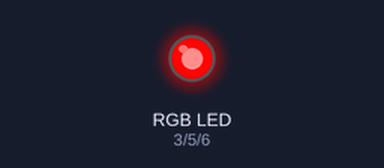
The sketch below on a simulated Arduino Uno, built with avr-gcc and run on an emulated ATmega328P. On the bench: an RGB LED mixed from three pins (HIGH = lit). Dim RGB values are drawn brighter than linear.

Above: at 0.05 s.
At 0.95 s:
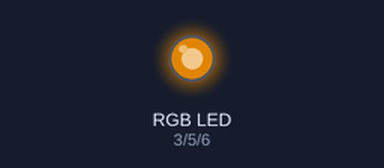
At 1.8 s:
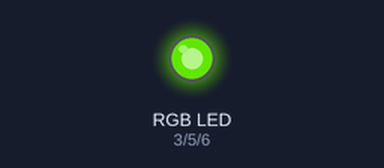
At 3.6 s:
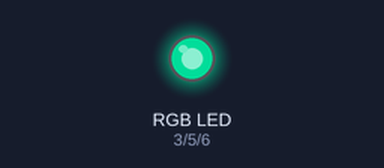
At 5.35 s:
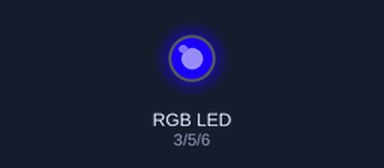
At 7.15 s:
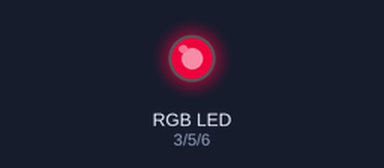
Timing chart, 0 to 10.0 s (numbered marks = the images above):
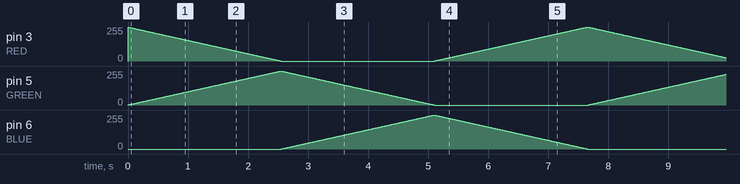

The sketch:

rgb_fader.ino
```cpp
/*
    RGB LED Fader

    Fades an RGB LED between red, green, and blue
*/


// Define LED Pins
#define BLUE 6
#define GREEN 5
#define RED 3

#define DELAY_TIME 10

void setup () {
    pinMode(RED, OUTPUT);
    pinMode(GREEN, OUTPUT);
    pinMode(BLUE, OUTPUT);

    one_full(RED, GREEN, BLUE);
}

void loop () {
    fade_between(RED, GREEN);
    fade_between(GREEN, BLUE);
    fade_between(BLUE, RED);
}

// Fade out_val from full to off while bringing in_val to full from off
// - out_pin : pin number for led to fade out
// - in_pin : pin number for led to fade in
void fade_between (int out_pin, int in_pin) {
    int out_val = 255;
    int in_val = 0;
    for (int i = 0; i < 255; i += 1) {
        out_val -= 1;
        in_val += 1;
        analogWrite(out_pin, out_val);
        analogWrite(in_pin, in_val);
        delay(DELAY_TIME);
    }
    // ensure correct brightness when exiting
    analogWrite(out_pin, 0);
    analogWrite(in_pin, 255);

}

// Turn on one led full while other two are turned off
// - on : pin number for led to turn on
// - off1 : pin number for led to turn off
// - off2 : pin number for led to turn off
void one_full (int on, int off1, int off2) {
    analogWrite(on, 255);
    analogWrite(off1, 0);
    analogWrite(off2, 0);
}
```
